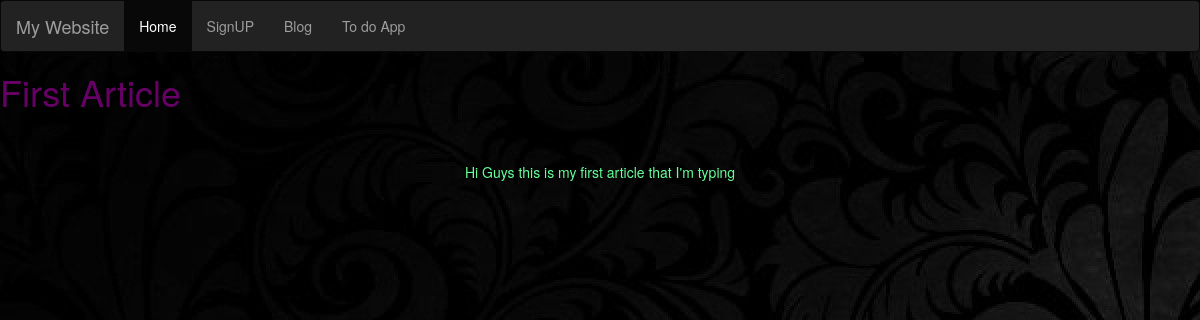
The page /blog/1/ on the database as committed earlier.
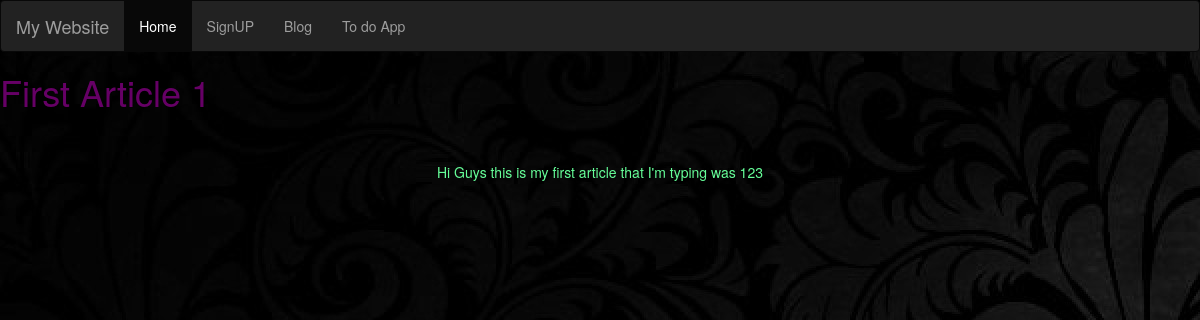
The same page on the database as committed later.
### blog/models.py (models this page shows, shortened)
class Article(models.Model):
    title = models.CharField(max_length=120)
    content = models.TextField()
    active = models.BooleanField(default=True)

### blog/views.py (the view)
# urls.py: path('<int:id>/',ArticleDetailView.as_view(),name='article-detail'),
class ArticleDetailView(DetailView):
    template_name = 'articles/article_detail.html'
    def get_object(self):
        id_ = self.kwargs.get("id")
        return get_object_or_404(Article, id=id_)

### blog/templates/articles/article_detail.html
{% extends 'base.html' %}
{% block content %}
<h1 style="color:#660066;">{{ object.title }}</h1>
<br>
<br>
<p style="color:#66ff99;" align="center">{{ object.content }}</p>
{% endblock%}

### templates/base.html (shortened to what this page needs)
<!doctype html>
<html>
<head>
</head>
  {% load static %}
<body>
  {% include 'navbar.html' %}
  {% block content %}{% endblock %}
  </body>
</html>

### templates/navbar.html (shortened to what this page needs)
<!DOCTYPE html>
<html lang="en">
<head>
 <link rel="stylesheet" href="https://maxcdn.bootstrapcdn.com/bootstrap/3.4.0/css/bootstrap.min.css">
</head>
<body>
  <nav class="navbar navbar-inverse">
    <div class="container-fluid">
      <div class="navbar-header">
        <a class="navbar-brand" href="/">My Website</a>
      </div>
      <ul class="nav navbar-nav">
        <li class="active"><a href="/">Home</a></li>
        <li><a href="/signup/create">SignUP</a></li>
        <li><a href="/blog">Blog</a></li>
        <li><a href="/todo">To do App</a></li>
      </ul>
    </div>
  </nav>
</body>
</html>

Rows that differ between the two databases and show on the page:
changed Article: title "First Article" → "First Article 1"; content "Hi Guys this is my first article that I'm typing" → "Hi Guys this is my first article that I'm typing was 123"
